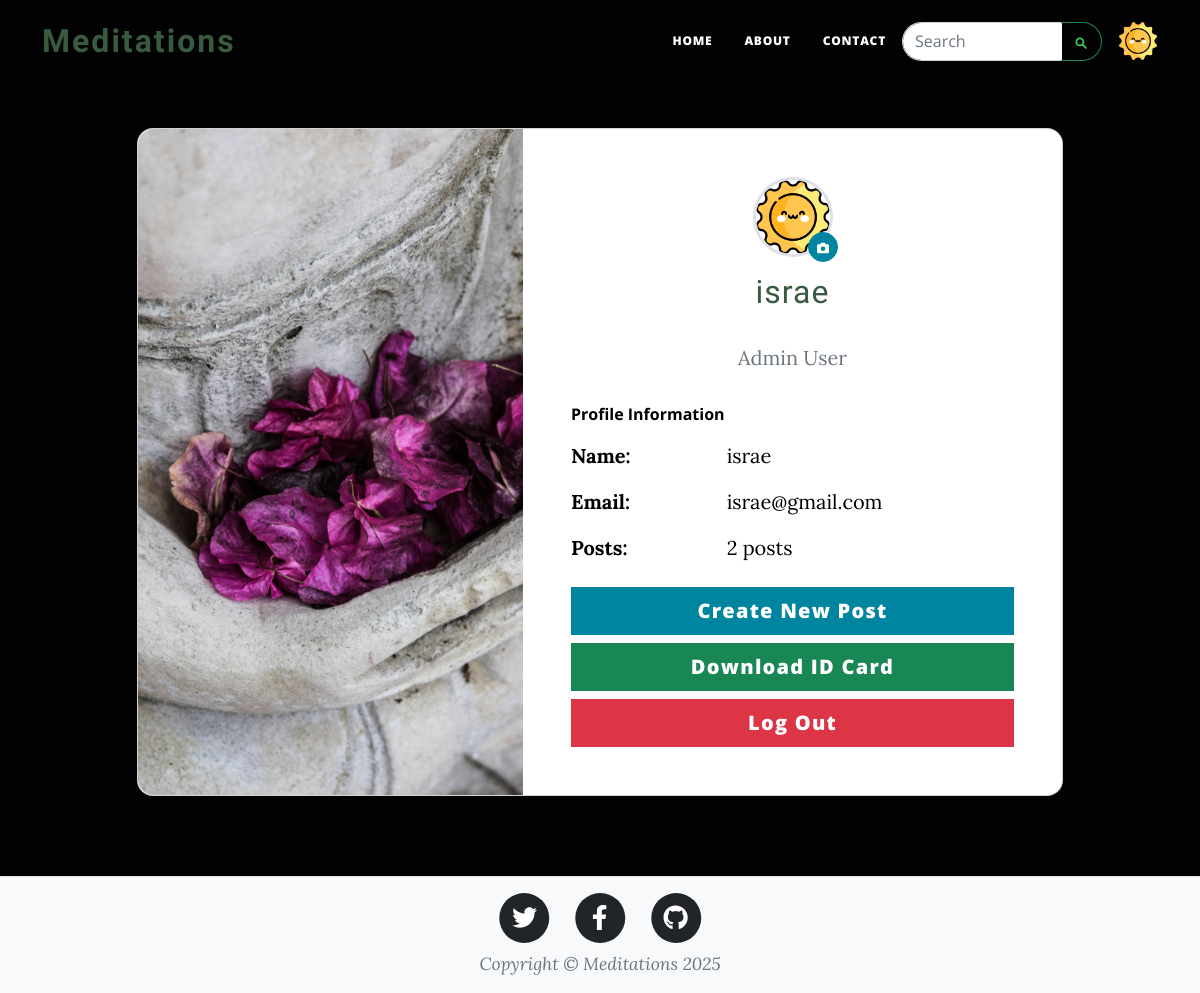
The app's page /profile (signed in) with its own data.
### server.py (models this page shows)
class User(UserMixin, db.Model):
    id: Mapped[int] = mapped_column(Integer, primary_key=True)
    email: Mapped[str] = mapped_column(String(100), unique=True)
    password: Mapped[str] = mapped_column(String(100))
    name: Mapped[str] = mapped_column(String(1000))
    role: Mapped[str] = mapped_column(String(20), default='regular', nullable=False)
    date_joined: Mapped[str] = mapped_column(String(100), default=None, nullable=True)
    profile_picture: Mapped[str] = mapped_column(String(100), default='default_profile.jpg', nullable=True)
    posts: Mapped[list['BlogPost']] = relationship(back_populates='author')
    comments: Mapped[list['Comment']] = relationship(back_populates='author')

### server.py (the view, shortened to what this page needs)
@app.route('/profile', methods=['GET', 'POST'])
@login_required
def profile():
    upload_form = ProfilePictureForm()
    return render_template('profile.html',
                         page_title="Your Profile",
                         page_subtitle="Manage your account and settings",
                         page_background_type="image",
                         page_background_image=url_for('static', filename='profile_bg.jpg'),
                         year=get_current_year(),
                         upload_form=upload_form)

### server.py
class ProfilePictureForm(FlaskForm):
    profile_picture = FileField('Profile Picture', validators=[Optional()])
    submit = SubmitField('Update Picture')

### server.py (called while the page is built)
@login_manager.user_loader
def load_user(user_id):
    return User.query.get(int(user_id))

def get_current_year():
    return date.today().year

@app.context_processor
def inject_current_year():
    return {'get_current_year': get_current_year}

### templates/profile.html (shortened to what this page needs)
{% extends "base.html" %}
{% set show_header = false %}
{% block content %}
<section class="min-vh-100" style="background-color: rgb(2, 2, 2); padding-top: 80px; padding-bottom: 2rem;">
    <div class="container py-5">
        <div class="row d-flex justify-content-center align-items-center">
            <div class="col col-xl-10">
                <div class="card" style="border-radius: 1rem;">
                    <div class="row g-0">
                        <div class="col-md-6 col-lg-5 d-none d-md-block">
                            <img src="{{ url_for('static', filename='about_img.jpg') }}"
                                alt="profile background" class="img-fluid" style="border-radius: 1rem 0 0 1rem; height: 100%; object-fit: cover;" />
                        </div>
                        <div class="col-md-6 col-lg-7 d-flex align-items-center">
                            <div class="card-body p-4 p-lg-5 text-black">
                                <div class="text-center mb-4">
                                    <div class="position-relative d-inline-block">
                                        <img src="{{ url_for('static', filename=current_user.profile_picture or 'default_profile.jpg') }}"
                                             alt="Profile"
                                             style="width: 80px; height: 80px; border-radius: 50%; object-fit: cover; border: 3px solid #dee2e6;">
                                        <button type="button" class="btn btn-primary btn-sm position-absolute"
                                                style="bottom: -5px; right: -5px; border-radius: 50%; width: 30px; height: 30px; padding: 0;"
                                                data-bs-toggle="modal" data-bs-target="#uploadModal">
                                            <i class="fas fa-camera" style="font-size: 12px;"></i>
                                        </button>
                                    </div>
                                    <h4 class="fw-normal medieval-brand mt-3 mb-1" style="letter-spacing: 1px;">{{ current_user.name }}</h4>
                                    <p class="text-muted">{{ current_user.role.title() }} User</p>
                                </div>
                                <div class="mb-4">
                                    <h6 class="fw-bold mb-3">Profile Information</h6>
                                    <div class="row mb-3">
                                        <div class="col-sm-4">
                                            <strong>Name:</strong>
                                        </div>
                                        <div class="col-sm-8">
                                            {{ current_user.name }}
                                        </div>
                                    </div>
                                    <div class="row mb-3">
                                        <div class="col-sm-4">
                                            <strong>Email:</strong>
                                        </div>
                                        <div class="col-sm-8">
                                            {{ current_user.email }}
                                        </div>
                                    </div>
                                    <div class="row mb-3">
                                        <div class="col-sm-4">
                                            <strong>Posts:</strong>
                                        </div>
                                        <div class="col-sm-8">
                                            {{ current_user.posts|length }}
                                            {% if current_user.posts|length == 1 %}post{% else %}posts{% endif %}
                                        </div>
                                    </div>
                                </div>
                                <div class="d-grid gap-2">
                                    {% if current_user.role == 'admin' %}
                                    <a href="{{ url_for('add_post') }}" class="btn btn-primary btn-lg">Create New Post</a>
                                    {% endif %}
                                    <a href="{{ url_for('download') }}" target="_blank" class="btn btn-success btn-lg">Download ID Card</a>
                                    <a href="{{ url_for('logout') }}" class="btn btn-danger btn-lg">Log Out</a>
                                </div>
                            </div>
                        </div>
                    </div>
                </div>
            </div>
        </div>
    </div>
</section>
{% endblock %}

### templates/header.html (shortened to what this page needs)
<!DOCTYPE html>
<html lang="en">
<head>
</head>
<body>
    <nav class="navbar navbar-expand-lg navbar-light" id="mainNav">
        <div class="container">
            <a class="navbar-brand medieval-brand" href="{{ url_for('home') }}">Meditations</a>
            <div class="collapse navbar-collapse" id="navbarResponsive">
                <ul class="navbar-nav ms-auto py-4 py-lg-0">
                    <li class="nav-item"><a class="nav-link px-lg-3 py-3 py-lg-4" href="{{ url_for('home') }}">Home</a></li>
                    <li class="nav-item"><a class="nav-link px-lg-3 py-3 py-lg-4" href="{{ url_for('about') }}">About</a></li>
                    <li class="nav-item"><a class="nav-link px-lg-3 py-3 py-lg-4" href="{{ url_for('contact') }}">Contact</a></li>
                </ul>
                <form class="form-inline my-2 my-lg-0 d-flex align-items-center me-3">
                    <div class="input-group" style="max-width: 200px;">
                        <input class="form-control" type="search" placeholder="Search" aria-label="Search" style="border-radius: 20px 0 0 20px; border-right: none;">
                        <button class="btn btn-outline-success" type="submit" style="border-radius: 0 20px 20px 0; border-left: none; padding: 8px 12px;">
                        </button>
                    </div>
                </form>
                {% if current_user.is_authenticated %}
                <div class="d-flex align-items-center">
                    <a href="{{ url_for('profile') }}" class="nav-link">
                        <img src="{{ url_for('static', filename=current_user.profile_picture or 'default_profile.jpg') }}" alt="Profile" style="width: 40px; height: 40px; border-radius: 50%; object-fit: cover;">
                    </a>
                </div>
                {% endif %}
            </div>
        </div>
    </nav>
</body>
</html>

### records on screen
User: profile_picture (picture), name "israe", role "Admin", email "israe@gmail.com"

### other values on screen
{{ current_user.posts|length }} "2"
{{ get_current_year() }} "2025"
